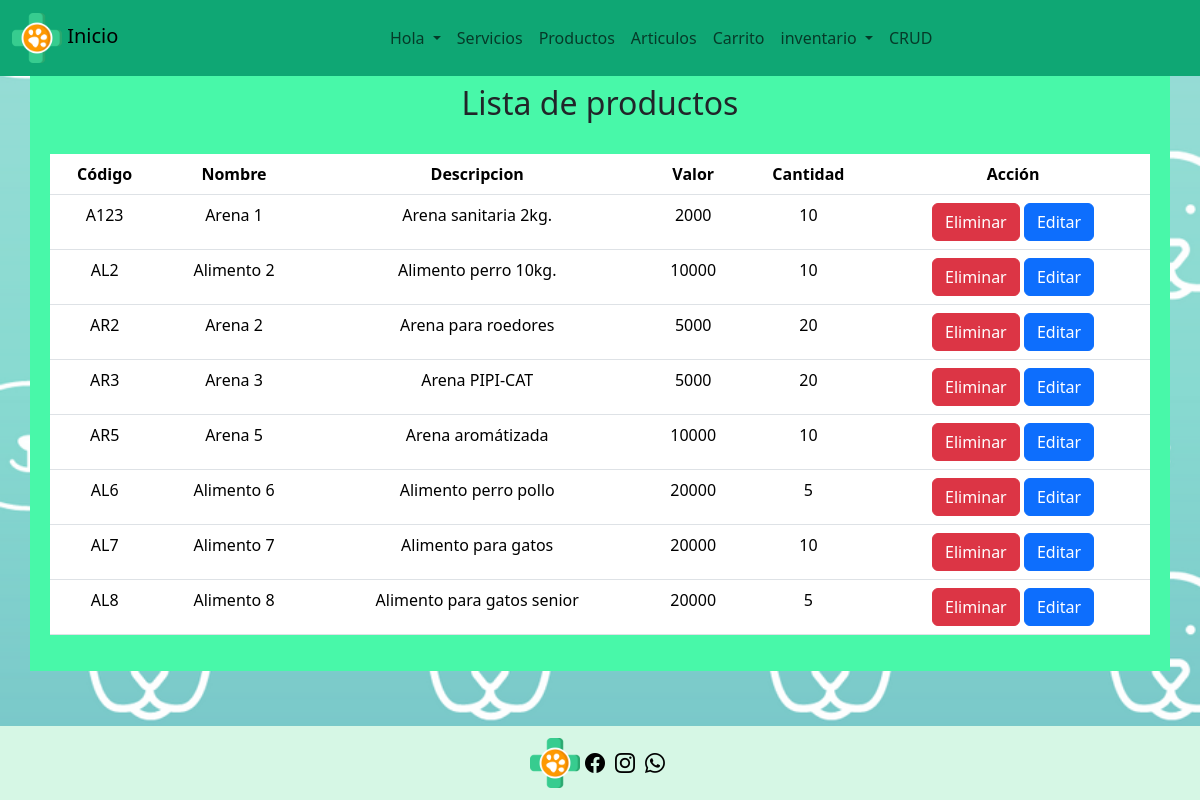
The page /productosCrud/ (signed in) on the database its author committed.
### veterinaria/models.py (models this page shows, shortened)
class Producto(models.Model):
    codigo = models.CharField(max_length=10, primary_key=True)
    nombre = models.CharField(max_length=20)
    descripcion = models.CharField(max_length=100)
    valor = models.IntegerField()
    cantidad = models.CharField(max_length=4)

### veterinaria/views.py (the view)
# urls.py: path('productosCrud/', views.productosCrud, name='productosCrud'),
def productosCrud(request):
    productos = Producto.objects.all()
    context = {"productos": productos}
    return render(request, 'veterinaria/ProductosCrud.html', context)

### veterinaria/templates/veterinaria/productosCrud.html (shortened to what this page needs)
{% extends 'veterinaria/base.html' %}
{% block content %}
<div class="container">
    <br>
    <h2>Lista de productos</h2>
    <br>
    <table class="table">
        {% if productos %}
        <thead>
            <tr>
                <th>Código</th>
                <th>Nombre</th>
                <th>Descripcion</th>
                <th>Valor</th>
                <th>Cantidad</th>
                <th>Acción</th>
            </tr>
        </thead>
        <tbody>
            {% for producto in productos %}
            <tr>
                <td>{{ producto.codigo }}</td>
                <td>{{ producto.nombre }}</td>
                <td>{{ producto.descripcion }}</td>
                <td>{{ producto.valor }}</td>
                <td>{{ producto.cantidad }}</td>
                <td>
                    <a href="{% url 'eliminarProducto' pk=producto.codigo %}" class="btn btn-danger">Eliminar</a>
                    <a href="{% url 'productos_findEdit' pk=producto.codigo %}" class="btn btn-primary">Editar</a>
                </td>
            </tr>
            {% endfor %}
        </tbody>
        {% else %}
        <p>No hay productos disponibles.</p>
        {% endif %}
    </table>
</div>
{% endblock %}

### veterinaria/static/style.css (style rules this page uses)
body { background-image: url(imagenes/fondo4.png); background-size: cover; background-position: center; background-attachment: fixed; }
.container { margin-top: 40px; margin-bottom: 40px; background-color: #48F8A9; align-content: center; text-align: center; padding: 20px; }

### rows shown on the page
Producto: codigo "A123", nombre "Arena 1", descripcion "Arena sanitaria 2kg.", valor "2000", cantidad "10"
Producto: codigo "AL2", nombre "Alimento 2", descripcion "Alimento perro 10kg.", valor "10000", cantidad "10"
Producto: codigo "AR2", nombre "Arena 2", descripcion "Arena para roedores", valor "5000", cantidad "20"
Producto: codigo "AR3", nombre "Arena 3", descripcion "Arena PIPI-CAT", valor "5000", cantidad "20"
Producto: codigo "AR5", nombre "Arena 5", descripcion "Arena aromátizada", valor "10000", cantidad "10"
Producto: codigo "AL6", nombre "Alimento 6", descripcion "Alimento perro pollo", valor "20000", cantidad "5"
Producto: codigo "AL7", nombre "Alimento 7", descripcion "Alimento para gatos", valor "20000", cantidad "10"
Producto: codigo "AL8", nombre "Alimento 8", descripcion "Alimento para gatos senior", valor "20000", cantidad "5"
